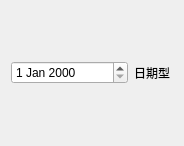
<?xml version="1.0" encoding="UTF-8"?>
<ui version="4.0">
 <class>ControlDate</class>
 <widget class="QWidget" name="ControlDate">
  <property name="geometry">
   <rect>
    <x>0</x>
    <y>0</y>
    <width>184</width>
    <height>146</height>
   </rect>
  </property>
  <property name="windowTitle">
   <string>Form</string>
  </property>
  <layout class="QHBoxLayout" name="horizontalLayout" stretch="3,1">
   <item>
    <widget class="QDateEdit" name="dateEdit"/>
   </item>
   <item>
    <widget class="QLabel" name="label">
     <property name="text">
      <string>日期型</string>
     </property>
    </widget>
   </item>
  </layout>
 </widget>
 <resources/>
 <connections/>
</ui>
